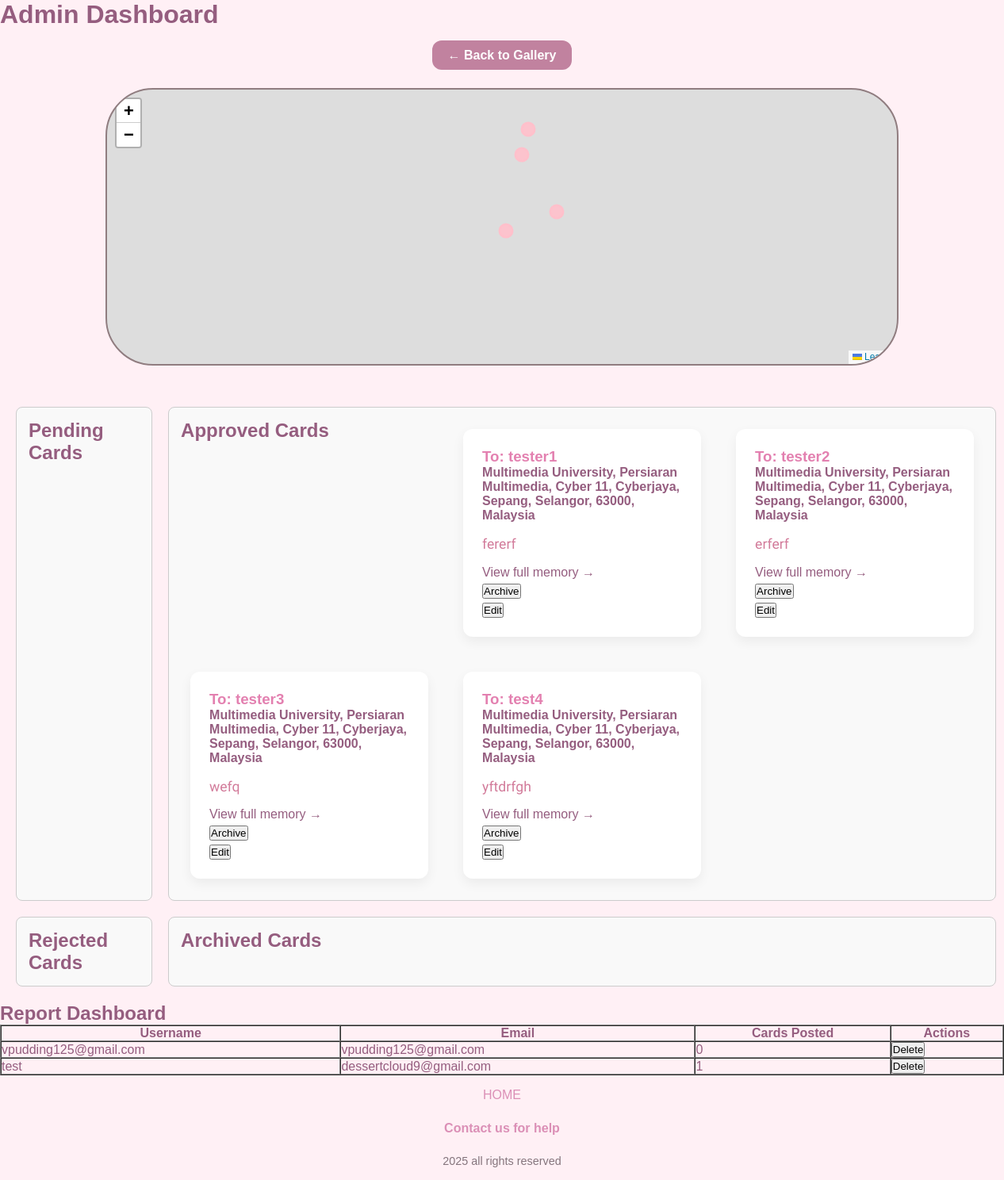
The page /admin on the database its author committed.
### app.py (models this page shows)
class Card(db.Model):
    id = db.Column(db.Integer, primary_key=True)
    to_name = db.Column(db.String(50), nullable=False)
    location = db.Column(db.String(100), nullable=False)
    message = db.Column(db.Text, nullable=False)
    photos = db.relationship("Photo", backref="card", lazy=True)
    video = db.Column(db.String(200), nullable=True)
    from_name = db.Column(db.String(50), nullable=True)
    song = db.Column(db.Text, nullable=True)
    created = db.Column(db.DateTime, default=datetime.utcnow)
    lat = db.Column(db.Float, nullable=True)
    lng = db.Column(db.Float, nullable=True)
    status = db.Column(db.String(20), default="pending")  # pending, approved, rejected, archived
    user_id = db.Column(db.Integer, db.ForeignKey("user.id"), nullable=True) # links cards to users

class User(db.Model):
    id = db.Column(db.Integer, primary_key=True)
    username = db.Column(db.String(150), nullable=True, unique=True)
    email = db.Column(db.String(150), nullable=False, unique=True)
    password = db.Column(db.String(200), nullable=True)  # nullable so Google login works
    is_admin = db.Column(db.Boolean, default=False)
    cards = db.relationship("Card", backref="user", lazy=True) # links users to cards

### app.py (the view)
@app.route("/admin")
def admin_dashboard():
    pending = Card.query.filter_by(status="pending").all()
    approved = Card.query.filter_by(status="approved").all()
    rejected = Card.query.filter_by(status="rejected").all()
    archived = Card.query.filter_by(status="archived").all()
    user_data = []
    users = User.query.all()
    for u in users:
        total_cards = Card.query.filter(Card.user_id == u.id, Card.status != "archived").count()
        user_data.append({
            "id": u.id,
            "username": u.username,
            "email": u.email,
            "total_cards": total_cards
        })
    return render_template("admin.html",
        pending=[serialize_card(c) for c in pending],
        approved=[serialize_card(c) for c in approved],
        rejected=[serialize_card(c) for c in rejected],
        archived=[serialize_card(c) for c in archived],
        user_data=user_data
    )

### app.py (called while the page is built)
def serialize_card(card):
    return {
        "id": card.id,
        "to_name": card.to_name,
        "message": card.message,
        "lat": card.lat,
        "lng": card.lng,
        "location": card.location
    }

### templates/admin.html (shortened to what this page needs)
{% extends "base.html" %}
{% block body %}
<h1 class="text-center">Admin Dashboard</h1>
<div class="back-btn-container">
    <a href="{{ url_for('index') }}" class="back-btn">← Back to Gallery</a>
</div>
<div id="map"></div>
<div class="dashboard">
    <div class="section">
        <h2>Pending Cards</h2>
    </div>
    <div class="section">
        <h2>Approved Cards</h2>
        {% for card in approved %}
            <div class="admin-card">
                <h3>To: {{ card.to_name }}</h3>
                <h4 class="location">{{ card.location }}</h4>
                <p>{{ card.message }}</p>
                <a href="{{ url_for('view_card', card_id=card.id) }}">View full memory →</a>
                <form action="{{ url_for('archive_card', card_id=card.id) }}" method="post" style="display:inline;">
                    <button type="submit">Archive</button>
                </form>
                <form action="{{ url_for('edit_card', card_id=card.id) }}" method="get" style="display:inline;">
                    <button type="submit">Edit</button>
                </form>
            </div>
        {% endfor %}
    </div>
    <div class="section">
        <h2>Rejected Cards</h2>
    </div>
    <div class="section">
        <h2>Archived Cards</h2>
    </div>
</div>
<h2> Report Dashboard </h2>
<table border="1" width="100%" cellpadding="10" cellspacing="0">
    <thead>
        <tr>
            <th>Username</th>
            <th>Email</th>
            <th>Cards Posted</th>
            <th>Actions</th>
        </tr>
    </thead>
    <tbody>
        {% for u in user_data %}
            <tr onclick="window.location='{{ url_for('profile', user_id=u.id) }}'">
                <td>{{ u.username }}</td>
                <td>{{ u.email }}</td>
                <td>{{ u.total_cards }}</td>
                <td>
                    <form action="{{ url_for('delete_user', user_id=u.id) }}" method="POST" style="display:inline;">
                        <button type="submit" onclick="return confirm('Delete this user?')">Delete</button>
                    </form>
                </td>
            </tr>
        {% endfor %}
    </tbody>
</table>
{% endblock %}

### static/styles.css (style rules this page uses)
body { font-family: "Poppins", sans-serif; background: #fff0f5; margin: 0; padding: 0; color: #955d7f; }
* { font-family: "Poppins", sans-serif; margin: 0; padding: 0; box-sizing: border-box; text-decoration: none; list-style: none; }
#map { height: 350px; width: 150%; max-width: 1000px; border-radius: 12px; overflow: hidden; margin: 2rem auto; border: 2px solid #907d80; border-radius: 60px; }
.back-btn-container { text-align: center; margin-top: 1.5rem; }
.back-btn { text-decoration: none; padding: 0.6rem 1.2rem; background-color: #c1829fff; color: white; border-radius: 12px; font-weight: bold; transition: 0.2s; }
.section { display: grid; grid-template-columns: repeat(3, 1fr); gap: 20px; border: 1px solid #ccc; border-radius: 8px; padding: 15px; background: #f9f9f9; }
.section h2 { display: block; width: 100%; }
.dashboard { display: grid; grid-template-columns: repeat(2, 1fr); gap: 20px; padding: 20px; }
.admin-card { background: white; display: flex; flex-direction: column; justify-content: space-between; width: 300px; min-height: 100px; padding: 1.5rem; border-radius: 12px; box-shadow: 0 6px 15px rgba(0,0,0,0.06); margin: 12px; transition: transform 0.2s, box-shadow 0.2s; }
.admin-card button { margin: 5px 5px 0 0; }
.admin-card a { text-decoration: none; color: inherit; display: block; }
.admin-card h3 { color: #e380b0; margin-top: 0; }
.admin-card p { font-family: 'Homemade Apple', cursive; font-size: 1.1rem; line-height: 1.6; color: #d27b9aff; margin: 0.8rem 0; }

### rows shown on the page
Card: to_name "tester1", location "Multimedia University, Persiaran Multimedia, Cyber 11, Cyberjaya, Sepang, Selangor, 63000, Malaysia", message "fererf"
Card: to_name "tester2", location "Multimedia University, Persiaran Multimedia, Cyber 11, Cyberjaya, Sepang, Selangor, 63000, Malaysia", message "erferf"
Card: to_name "tester3", location "Multimedia University, Persiaran Multimedia, Cyber 11, Cyberjaya, Sepang, Selangor, 63000, Malaysia", message "wefq"
Card: to_name "test4", location "Multimedia University, Persiaran Multimedia, Cyber 11, Cyberjaya, Sepang, Selangor, 63000, Malaysia", message "yftdrfgh"
User: username "vpudding125@gmail.com", email "vpudding125@gmail.com", total_cards "0"
User: username "test", email "dessertcloud9@gmail.com", total_cards "1"
